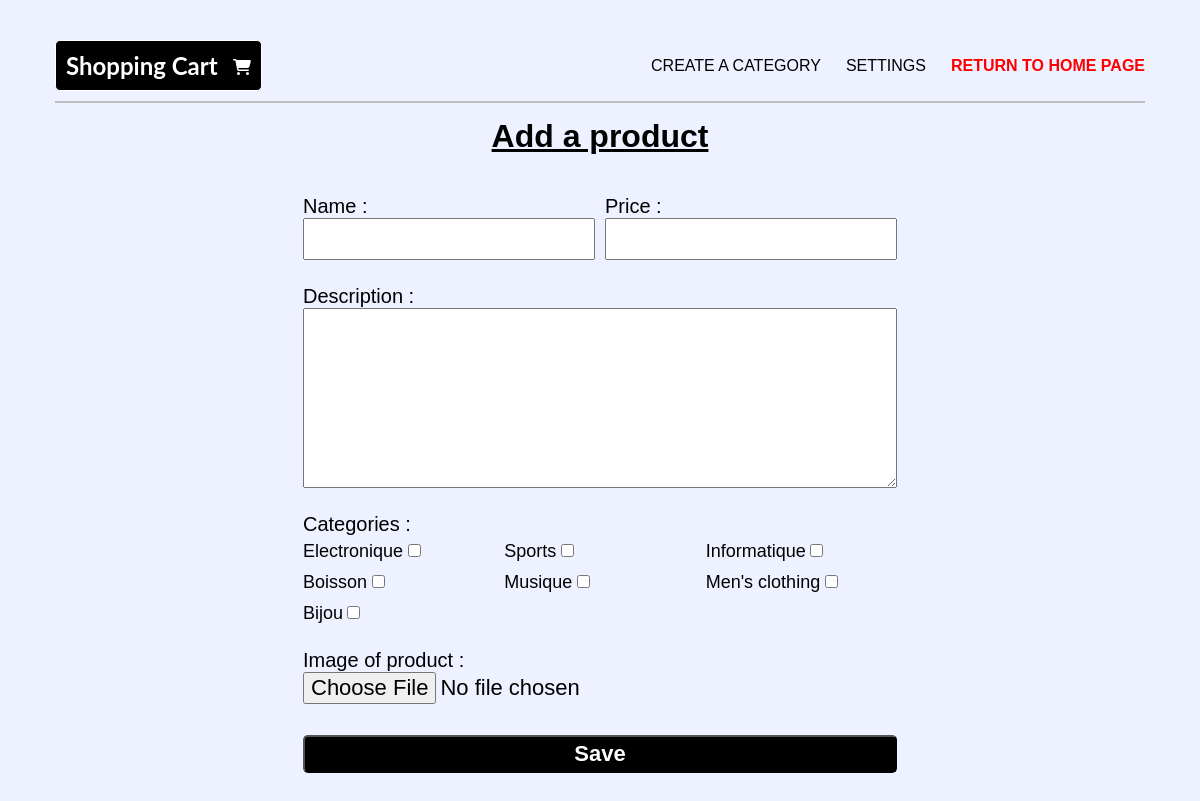
The app's page /shopping_cart/create_product, older data.
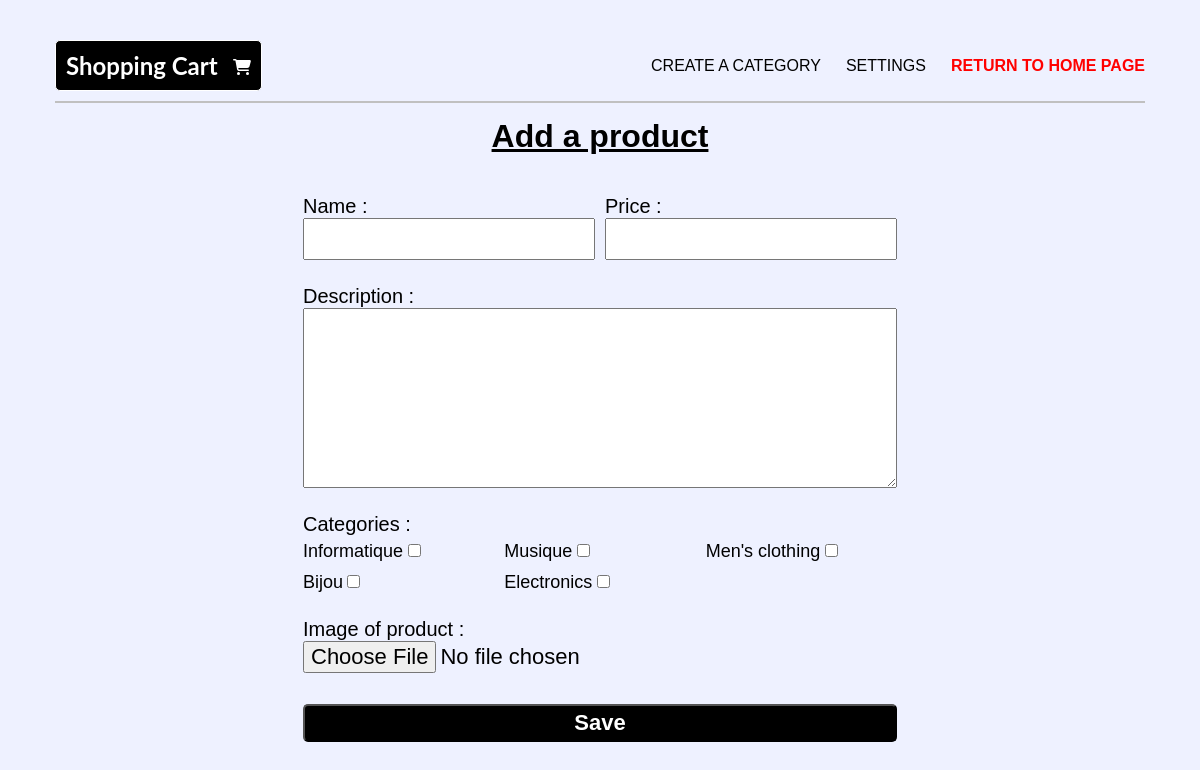
The same page, newer data.
### shopping_cart_app/models.py (models this page shows)
class Category(models.Model):
    name = models.CharField(max_length=100)
    views = models.BooleanField(default=True)
    def __str__(self):
        return f"{self.name}"

### shopping_cart_app/views.py (the view)
# urls.py: path('create_product' , views.AddProduct , name="create_product"),
def AddProduct(request):
    categories = Category.objects.all()
    return render(request, "shopping_cart/create_product.html" , {"categories":categories})

### shopping_cart_app/templates/shopping_cart/create_product.html (shortened to what this page needs)
<!DOCTYPE html>
<html lang="en">
<head>
    {% load static %}
    <link rel="stylesheet" href="{% static 'shopCart/form_product.css' %}">
</head>
<body>
    <nav class="navbar">
        <div class="logo">
            <h2>Shopping Cart</h2>
            <div>
            </div>
        </div>
        <ul>
            <li>
                <a href="{% url 'shopCart:create_category' %}">create a category</a>
            </li>
            <li>
                <a href="{% url 'shopCart:settings' %}">Settings</a>
            </li>
            <li>
                <a class="return-home" href="{% url 'shopCart:Index' %}">Return to home page</a>
            </li>
        </ul>
    </nav>
    <div class="main">
        <h1>Add a product</h1>
        <form enctype="multipart/form-data" action="{% url 'shopCart:save_create_product' %}" method="post">
            <div class="bloc1">
                <div class="input-group">
                    <label for="name">Name :</label>
                    <input type="text" name="name" id="name">
                </div>
                <div class="input-group">
                    <label for="name">Price :</label>
                    <input type="text" name="price" id="price">
                </div>
            </div>
            <div class="input-group">
                <label for="name">Description :</label>
                <textarea name="description" id="description" cols="30" rows="10"></textarea>
            </div>
            <div class="input-group-checkbox">
                <label for="categories">Categories :</label>
                <div class="list-checkbox">
                    {% for category in categories %}
                        <div class="checkbox-input">
                            <label for="">{{category.name}}</label>
                            <input type="checkbox" value="{{category}}" name="categories" id="categories">
                        </div>
                    {% endfor %}
                </div>
            </div>
            <div class="input-group">
                <label for="image">Image of product :</label>
                <input type="file" name="image" id="image">
            </div>
            <div class="input-group">
                <input type="submit" value="Save">
            </div>
        </form>
    </div>
</body>
</html>

Row changes from the older to the newer data that the page shows:
removed Category: name "Electronique"
removed Category: name "Sports"
removed Category: name "Boisson"
added Category: name "Electronics"
